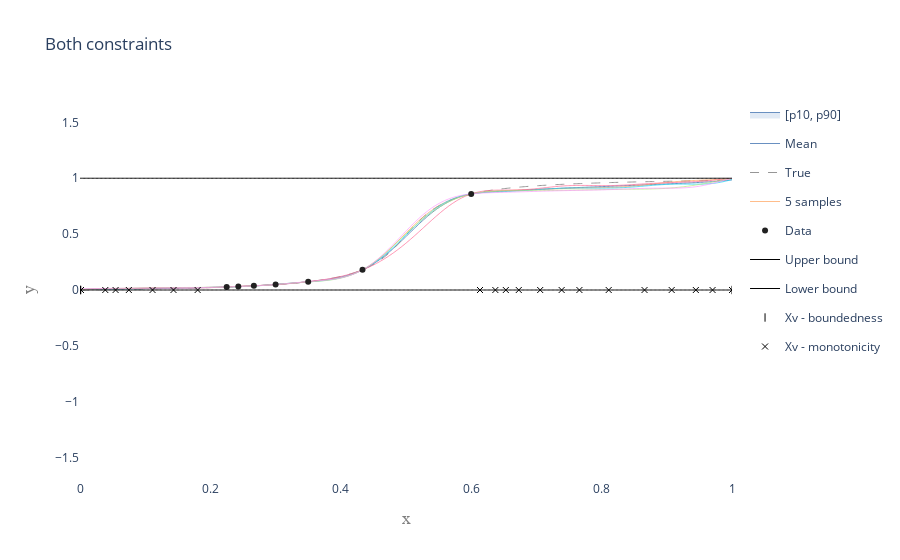

The notebook cell this image was saved under:
### Code cell
mean, var, perc, mode, samples, times = model.calc_posterior_constrained(x_test.reshape(-1, 1), compute_mode = False, num_samples = 1000, save_samples = 5, algorithm = 'minimax_tilting', resample = False)

mean = np.array(mean).flatten()
p_lower = perc[0]
median = perc[1]
p_upper = perc[2]
p_label = '[p{}, p{}]'.format(10, 90)

samplepaths_Z = np.array(samples)

fig_both = PlotGP2d(x_mean = x_test, mean = mean,
                        x_obs = model.X_training[:,0], y_obs = model.Y_training, 
                        p_lower = p_lower, p_upper = p_upper, p_label = p_label,
                        samplepaths =  samplepaths_Z,
                        x_true = x_test, y_true = y_true,
                        title = 'Both constraints', xrange = [0, 1], yrange = [-1.7, 1.7], smoothing = True)

trace_XV_bounded = go.Scatter(x = model.constr_bounded.Xv.flatten(), y = np.zeros(model.constr_bounded.Xv.shape[0]), mode = 'markers', name = 'Xv - boundedness', marker = dict(symbol = 'line-ns-open', color = ('rgb(0, 0, 0)')))
trace_XV_mon = go.Scatter(x = model.constr_deriv[0].Xv.flatten(), y = np.zeros(model.constr_deriv[0].Xv.shape[0]), mode = 'markers', name = 'Xv - monotonicity', marker = dict(symbol = 'x-thin-open', color = ('rgb(0, 0, 0)')))

fig_both = add_traces_to_fig(fig_both, [trace_UB, trace_LB, trace_XV_bounded, trace_XV_mon])

pltlyoff.iplot(fig_both, filename='')

### Figure 1 — Plotly figure (JSON) as saved in the notebook; plotly's stock layout.template omitted (floating-point values rounded to 4 significant figures; data arrays with more than 128 entries replaced by an {"elided": "..."} marker saying what was removed)
{"data": [{"legendgroup": "conf", "line": {"color": "rgb(105, 144, 193)", "shape": "spline", "width": 1}, "mode": "lines", "showlegend": false, "type": "scatter", "x": {"elided": "500 float values"}, "y": {"elided": "1x500 float values"}}, {"fill": "tonexty", "fillcolor": "rgba(213, 226, 241, 0.7)", "legendgroup": "conf", "line": {"color": "rgb(105, 144, 193)", "shape": "spline", "width": 1}, "mode": "lines", "name": "[p10, p90]", "type": "scatter", "x": {"elided": "500 float values"}, "y": {"elided": "1x500 float values"}}, {"line": {"color": "rgb(105, 144, 193)", "shape": "spline", "width": 1}, "mode": "lines", "name": "Mean", "type": "scatter", "x": {"elided": "500 float values"}, "y": {"elided": "500 float values"}}, {"line": {"color": "rgb(150, 150, 150)", "dash": "dash", "shape": "spline", "width": 1}, "mode": "lines", "name": "True", "type": "scatter", "x": {"elided": "500 float values"}, "y": {"elided": "500 float values"}}, {"legendgroup": "samples", "line": {"shape": "spline", "width": 0.7}, "mode": "lines", "name": "5 samples", "type": "scatter", "x": {"elided": "500 float values"}, "y": {"elided": "500 float values"}}, {"legendgroup": "samples", "line": {"shape": "spline", "width": 0.7}, "mode": "lines", "name": "5 samples", "showlegend": false, "type": "scatter", "x": {"elided": "500 float values"}, "y": {"elided": "500 float values"}}, {"legendgroup": "samples", "line": {"shape": "spline", "width": 0.7}, "mode": "lines", "name": "5 samples", "showlegend": false, "type": "scatter", "x": {"elided": "500 float values"}, "y": {"elided": "500 float values"}}, {"legendgroup": "samples", "line": {"shape": "spline", "width": 0.7}, "mode": "lines", "name": "5 samples", "showlegend": false, "type": "scatter", "x": {"elided": "500 float values"}, "y": {"elided": "500 float values"}}, {"legendgroup": "samples", "line": {"shape": "spline", "width": 0.7}, "mode": "lines", "name": "5 samples", "showlegend": false, "type": "scatter", "x": {"elided": "500 float values"}, "y": {"elided": "500 float values"}}, {"marker": {"color": "rgb(33, 33, 33)", "size": 6, "symbol": "circle"}, "mode": "markers", "name": "Data", "type": "scatter", "x": [0.6, 0.4333, 0.35, 0.3, 0.2667, 0.2429, 0.225], "y": [0.8594, 0.1813, 0.07403, 0.04844, 0.03714, 0.03079, 0.02673]}, {"line": {"color": "rgb(0, 0, 0)", "shape": "spline", "width": 1}, "mode": "lines", "name": "Upper bound", "type": "scatter", "x": {"elided": "500 float values"}, "y": {"elided": "500 int values"}}, {"line": {"color": "rgb(0, 0, 0)", "shape": "spline", "width": 1}, "mode": "lines", "name": "Lower bound", "type": "scatter", "x": {"elided": "500 float values"}, "y": {"elided": "500 int values"}}, {"marker": {"color": "rgb(0, 0, 0)", "symbol": "line-ns-open"}, "mode": "markers", "name": "Xv - boundedness", "type": "scatter", "x": [1, 0.001, 0.001001], "y": [0, 0, 0]}, {"marker": {"color": "rgb(0, 0, 0)", "symbol": "x-thin-open"}, "mode": "markers", "name": "Xv - monotonicity", "type": "scatter", "x": [0.7058, 0.8659, 1, 0.6135, 0.766, 0.9445, 0.6531, 0.8109, 0.9075, 0.07491, 0.1804, 0.001547, 0.1434, 0.03878, 0.1112, 0.9702, 0.637, 0.7387, 0.673, 0.05459], "y": [0, 0, 0, 0, 0, 0, 0, 0, 0, 0, 0, 0, 0, 0, 0, 0, 0, 0, 0, 0]}], "layout": {"paper_bgcolor": "rgba(0,0,0,0)", "plot_bgcolor": "rgba(0,0,0,0)", "title": {"text": "Both constraints"}, "xaxis": {"range": [0, 1], "title": {"font": {"color": "#7f7f7f", "family": "Courier New, monospace", "size": 18}, "text": "x"}}, "yaxis": {"range": [-1.7, 1.7], "title": {"font": {"color": "#7f7f7f", "family": "Courier New, monospace", "size": 18}, "text": "y"}}}}
